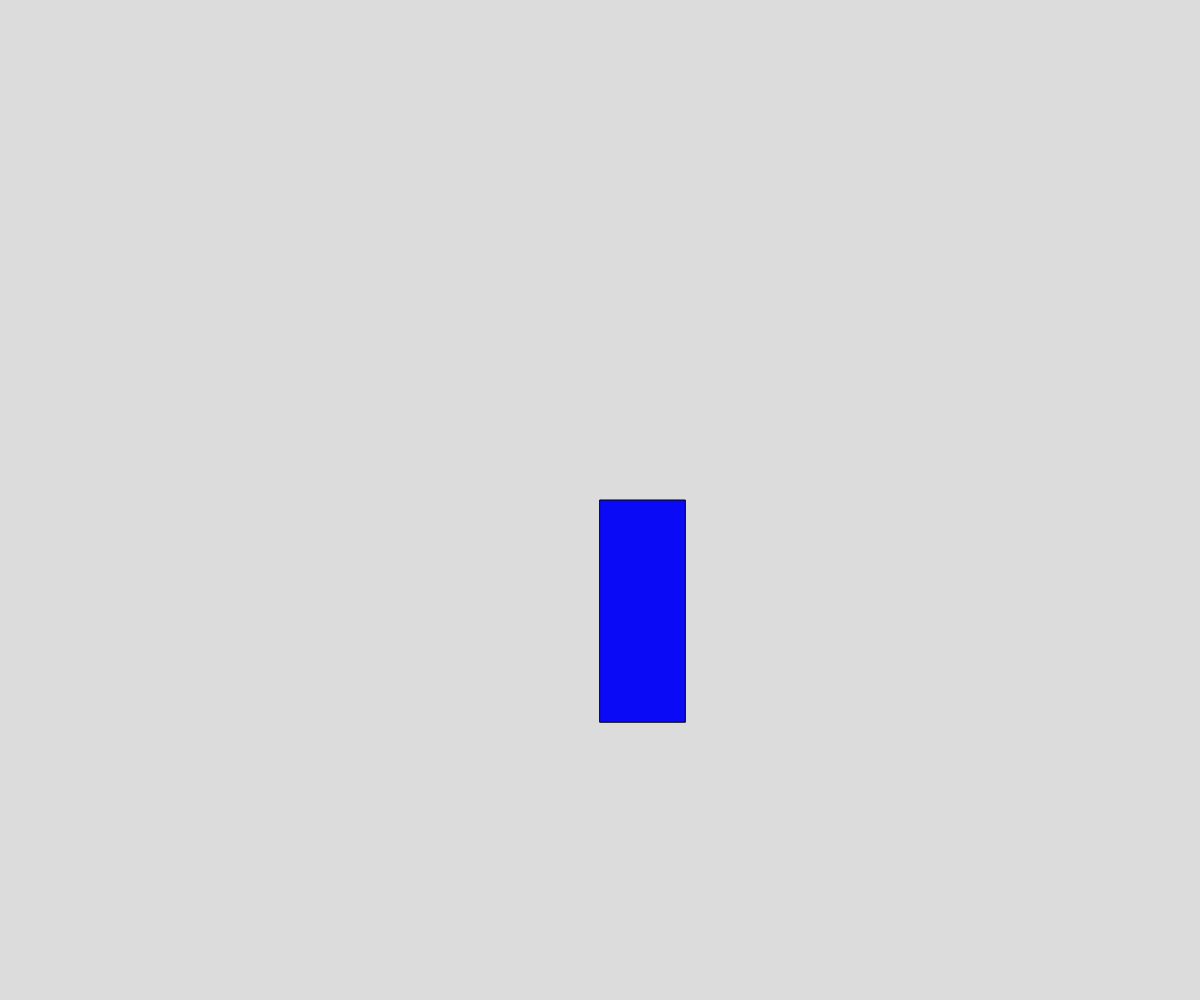
Frame 1 (no input)
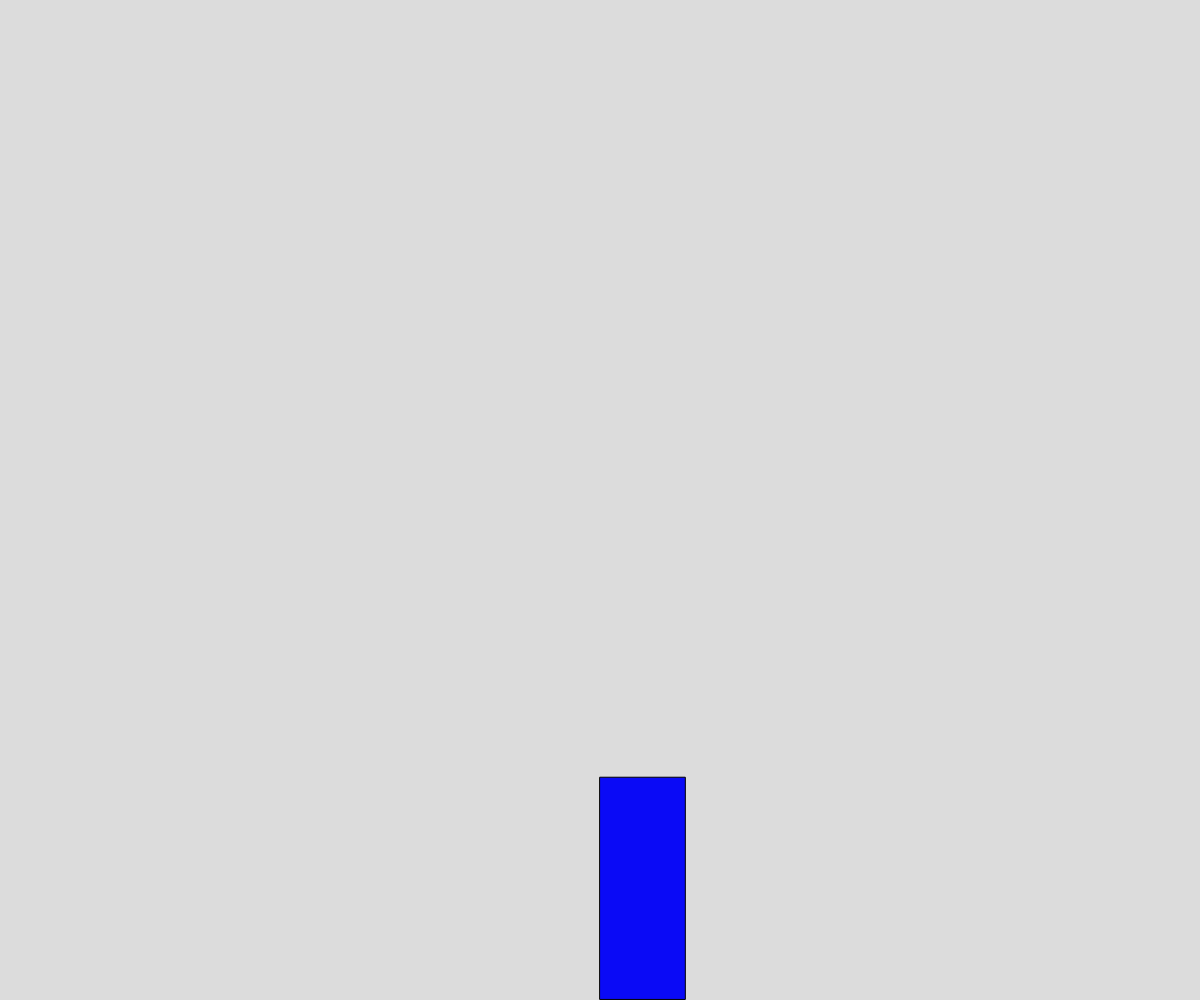
Frame 60 (no input)
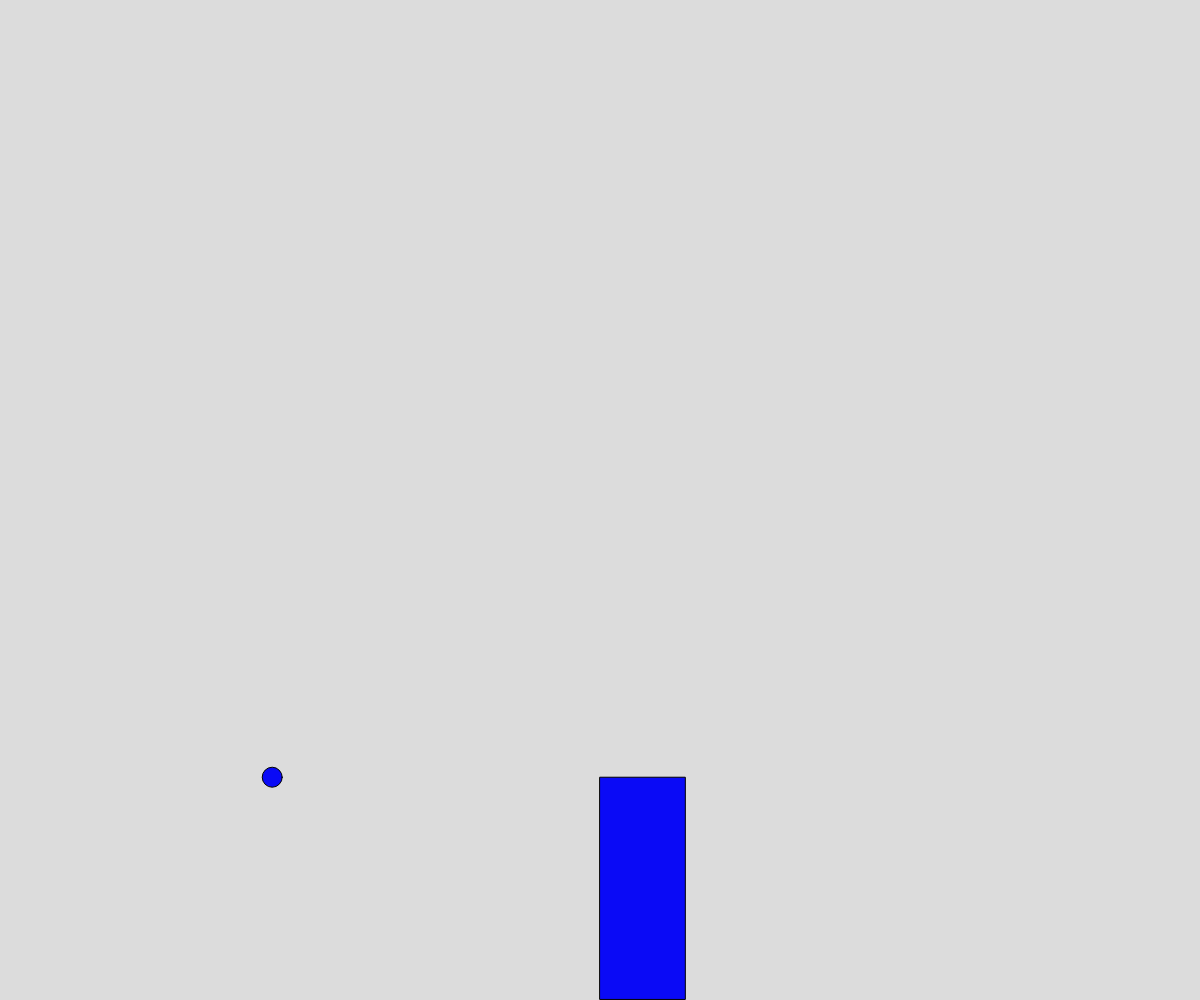
Frame 120 (the mouse pressed at the canvas centre since frame 60)

The p5.js sketch that drew these frames (run headless with seeded random() and noise() and a simulated clock; from frame 60 on, the mouse is pressed at the canvas centre):

// p5.js sketch
// ── sketch.js
// Project Title
// Patrick Lomas
// 2/14/2019
//
// Extra for Experts:
// - describe what you did to take this project "above and beyond"


//Define some variables
	//Variables for where Megaman is and how fast he's moving
  let megamanYSpeed;
  let megamanXSpeed;
  let megamanXPos;
  let megamanYPos;
    //Variables for what Megaman is
  let megamanWidth;
  let megamanHeight;
    //The direction Megaman is facing
  let megamanDirection;
    //The variables for Megaman's shots
  let megamanShotSpeed;
  let shot1Out;
  let shot1XPosition;
  let shot1yPosition;
  let shot1Direction;

  let shot2Out;
  let shot2XPosition;
  let shot2yPosition;
  let shot2Direction;
    //Varables for the screen
  let xScaler;
  let yScaler;
  
  function setup() {
    createCanvas(windowWidth, windowHeight);
    //Set the speed variables to 0 for later use
    megamanYSpeed = 0;
    megamanXSpeed = 0;

    //Let's make Megaman's size congruent with the screen's(hopefully)!
    xScaler = (windowWidth/900);
    yScaler = (windowHeight/900);

    //Set Megaman's position to the middle of the screen at, like, a normal size
    megamanXPos = width / 2;
    megamanYPos = height / 2;
    megamanWidth = xScaler*64;
    megamanHeight = yScaler*200;
    megamanDirection = -1;
    
    //Set the variables for Megaman's shots
    megamanShotSpeed = 5;
    shot1Out = false;
    shot1XPosition = 'unShot';
    shot1yPosition = 'unShot'; 
    shot1Direction = 'unShot';

    shot2Out = false;
    shot2XPosition = 'unShot';
    shot2yPosition = 'unShot'; 
    shot2Direction = 'unShot';
  }
  
  //Let Megaman jump
  function jump(){
    megamanYSpeed = megamanYSpeed - (15*yScaler);
  }
  
  function stepLeft(){
    megamanXSpeed = (-3*xScaler);
    megamanDirection = -1;
  }
  function stepRight(){
    megamanXSpeed = (3*xScaler);
    megamanDirection = 1;
  }
  
  function shot1(){
      if (shot1Out){
        if (shot1XPosition === 'unShot'){
          shot1XPosition = megamanXPos;
        }
        if (shot1yPosition === 'unShot'){
          shot1yPosition = megamanYPos;
        }
        if (shot1Direction === 'unShot'){
          shot1Direction = megamanDirection;
        }
        ellipse(shot1XPosition, shot1yPosition, 20);
        shot1XPosition += (yScaler*megamanShotSpeed)*shot1Direction;
        if (shot1XPosition > windowWidth || shot1XPosition < screenLeft){
          shot1Out = false;
          shot1XPosition = 'unShot';
          shot1yPosition = 'unShot';
          shot1Direction = 'unShot';
        }
      }
  }

  function shot2(){
    if (shot2Out){
      if (shot2XPosition === 'unShot'){
        shot2XPosition = megamanXPos;
      }
      if (shot2yPosition === 'unShot'){
        shot2yPosition = megamanYPos;
      }
      if (shot2Direction === 'unShot'){
        shot2Direction = megamanDirection;
      }
      ellipse(shot2XPosition, shot2yPosition, 20);
      shot2XPosition += (yScaler*megamanShotSpeed)*shot2Direction;
      if (shot2XPosition > windowWidth || shot2XPosition < screenLeft){
        shot2Out = false;
        shot2XPosition = 'unShot';
        shot2yPosition = 'unShot';
        shot2Direction = 'unShot';
      }
    }
}
  
  function moveX(){
    if (keyIsPressed){
      if (key === 'a' || key === 'A'){
      stepLeft();
      }
      else if (key === 'd' || key === 'D'){
      stepRight();
      }
    }
  }
  
  function mousePressed(){
    if (!shot2Out && shot1Out) {
      shot2Out = true;
      console.log('yeet');
    }
    if (mouseButton === LEFT){
      if (!shot1Out) {
        shot1Out = true;
      }
    }
    if (mouseButton === CENTER){
      console.log('Clock!');
    }
  }
  
  //Allows Megaman to keep moving left or right after starting a jump
  function keepMoving(){
    if (megamanDirection === 1 && megamanXSpeed != 0){
      key = 'd';
    }
    if (megamanDirection === -1 && megamanXSpeed != 0){
      key = 'a';
    }
  }
  
  //Allows the Speed variables to actually take effect
  function moveStep(){
    megamanXPos += megamanXSpeed;
    megamanYPos += megamanYSpeed;
  }
  
  //Stops the player from dropping out of the bottom of the screen
  function touchingBottom(){
    if (megamanYPos >= (height - megamanHeight)-(7*yScaler)){
      megamanYSpeed = 0;
      megamanYPos = (height - megamanHeight) - (1*yScaler/2);
    }
  }
  
  //Stops the player from going offstage to the left
  function touchingLeft(){
    if (megamanXPos <= 0){
      megamanXSpeed = 0;
      megamanXPos = 0;
    }
  }
  
  // Dampens movement
  function cleanUpStep(){
    
    megamanYSpeed = megamanYSpeed + (0.7*yScaler/2);

    if (megamanXSpeed < 1 && megamanXSpeed > -1){
      megamanXSpeed = 0;
    }
    
    if (megamanXSpeed > 0){
      megamanXSpeed -= (1*xScaler/2);
    }
    if (megamanXSpeed < 0){
      megamanXSpeed += (1*xScaler/2);
    }
  }
  
  function keyTyped(){
    // Make Megaman jump
    if (key === ' '){
      keepMoving();
      jump();
    }
    //changes his direction when you press a direction key
    if (key === 'a' || key === 'A'){
      megamanDirection = -1;
    }
    if (key === 'd' || key === 'D'){
      megamanDirection = 1;
    }
  }
  //I desperately want the movement to stay smooth 
  //when you release space during a jump
  function keyReleased(){
    keepMoving();
  }
  
  function draw() {
    background(220);
    moveX();
    moveStep();
    touchingLeft();
    touchingBottom();
    cleanUpStep();
    shot1();
    shot2();
    fill(10, 10, 246);
    rect(megamanXPos, megamanYPos, megamanWidth, megamanHeight); 
  } 
